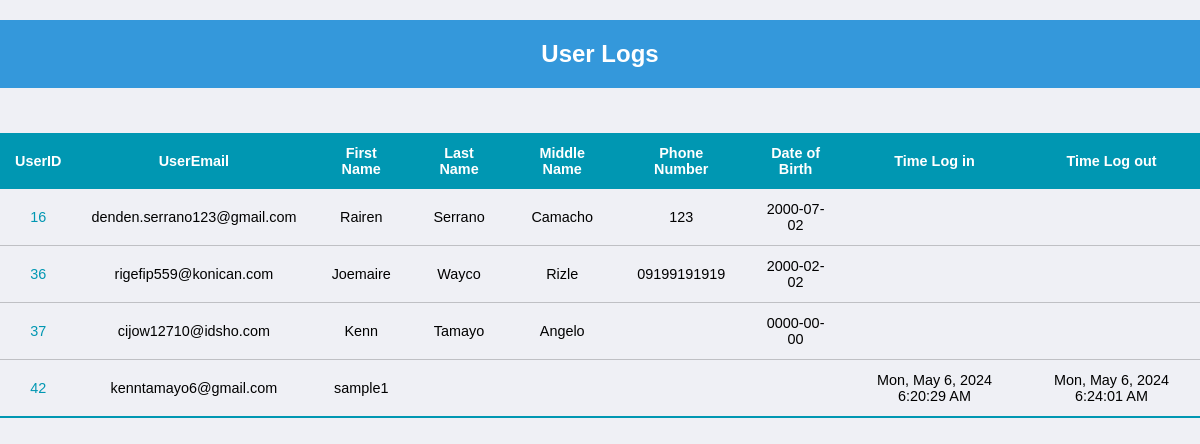
Page /user_logs.php on the committed database.
### tables this page shows
CREATE TABLE `account_details` (
  `account_id` int(11) NOT NULL,
  `UserID` int(11) DEFAULT NULL,
  `first_name` varchar(50) DEFAULT NULL,
  `last_name` varchar(50) DEFAULT NULL,
  `middle_name` varchar(50) DEFAULT NULL,
  `email` varchar(50) DEFAULT NULL,
  `phone_number` varchar(11) DEFAULT NULL,
  `date_of_birth` date DEFAULT NULL
);

CREATE TABLE `users` (
  `UserID` int(11) NOT NULL,
  `name` varchar(50) NOT NULL,
  `email` varchar(50) NOT NULL,
  `password` varchar(50) NOT NULL,
  `password_creation_date` date DEFAULT NULL,
  `code` text NOT NULL,
  `profile_picture` varchar(50) NOT NULL,
  `time_log_in` timestamp NULL DEFAULT NULL,
  `time_log_out` timestamp NULL DEFAULT NULL
);

### user_logs.php (the view, shortened to what this page needs)
<!DOCTYPE html>
<html lang="en">
<head>
    <link rel="stylesheet" href="css/style.css">
</head>
<body>
  <h2 class="newbook_header">User Logs</h2>
  <?php
include("dbconnect.php");
if (isset($_GET['userID'])) {
    $selectedUserID = $_GET['userID'];
    $sql = "SELECT u.UserID, u.email AS userEmail, ad.first_name, ad.last_name, ad.middle_name, ad.phone_number, ad.date_of_birth, u.time_log_in, u.time_log_out
            FROM users u
            JOIN account_details ad ON u.UserID = ad.UserID
            WHERE u.UserID = $selectedUserID";
    $result = mysqli_query($dbconnect, $sql);
    if ($result) {
        ?>
        <form method='post'>
            <div class="dashboard_container">
                <table class="dashboard_table">
                    <thead>
                        <tr>
                            <th>UserID</th>
                            <th>UserEmail</th>
                            <th>First Name</th>
                            <th>Last Name</th>
                            <th>Middle Name</th>
                            <th>Phone Number</th>
                            <th>Date of Birth</th>
                            <th>Time Log in </th>
                            <th>Time log out</th>
                        </tr>
                    </thead>
                    <tbody>
                        <?php
                        while ($row = mysqli_fetch_assoc($result)) {
                            ?>
                            <tr>
                                <td><a class="userid_link" href='borrowedbooks_management.php?userID=<?php echo $row['UserID']; ?>'><?php echo $row['UserID']; ?></a></td>
                                <td><?php echo $row['userEmail']; ?></td>
                                <td><?php echo $row['first_name']; ?></td>
                                <td><?php echo $row['last_name']; ?></td>
                                <td><?php echo $row['middle_name']; ?></td>
                                <td><?php echo $row['phone_number']; ?></td>
                                <td><?php echo $row['date_of_birth']; ?></td>
                                <td><?php echo $row['time_log_in']; ?></td>
                                <td><?php echo $row['time_log_out']; ?></td>
                            </tr>
                            <?php
                        }
                        ?>
                    </tbody>
                </table>
            </div>
        </form>
        <?php
    } else {
        echo "Error: " . mysqli_error($dbconnect);
    }
} else {
    $sqlAllUsers = "SELECT u.UserID, u.email AS userEmail, ad.first_name, ad.last_name, ad.middle_name, ad.phone_number, ad.date_of_birth, u.time_log_in, u.time_log_out
                    FROM users u
                    JOIN account_details ad ON u.UserID = ad.UserID";
    $resultAllUsers = mysqli_query($dbconnect, $sqlAllUsers);
    if ($resultAllUsers) {
        ?>
        <form method='post'>
            <div class="dashboard_container">
                <table class="dashboard_table">
                    <thead>
                        <tr>
                            <th>UserID</th>
                            <th>UserEmail</th>
                            <th>First Name</th>
                            <th>Last Name</th>
                            <th>Middle Name</th>
                            <th>Phone Number</th>
                            <th>Date of Birth</th>
                            <th>Time Log in </th>
                            <th>Time Log out</th>
                        </tr>
                    </thead>
                    <tbody>
                        <?php
                        while ($rowAllUsers = mysqli_fetch_assoc($resultAllUsers)) {
                            ?>
                            <tr>
                                <td><a class="userid_link" href='borrowedbooks_management.php?userID=<?php echo $rowAllUsers['UserID']; ?>'><?php echo $rowAllUsers['UserID']; ?></a></td>
                                <td><?php echo $rowAllUsers['userEmail']; ?></td>
                                <td><?php echo $rowAllUsers['first_name']; ?></td>
                                <td><?php echo $rowAllUsers['last_name']; ?></td>
                                <td><?php echo $rowAllUsers['middle_name']; ?></td>
                                <td><?php echo $rowAllUsers['phone_number']; ?></td>
                                <td><?php echo $rowAllUsers['date_of_birth']; ?></td>
                                <td><?php echo !empty($rowAllUsers['time_log_in']) ? date('D, M j, Y g:i:s A', strtotime($rowAllUsers['time_log_in'])) : ''; ?></td>
                                <td><?php echo !empty($rowAllUsers['time_log_out']) ? date('D, M j, Y g:i:s A', strtotime($rowAllUsers['time_log_out'])) : ''; ?></td>
                            <?php
                        }
                        ?>
                    </tbody>
                </table>
            </div>
        </form>
        <?php
    } else {
        echo "Error: " . mysqli_error($dbconnect);
    }
}
?>
</body>
</html>

### css/style.css (style rules this page uses)
* { font-family: 'Poppins', sans-serif; }
body,html, :root { min-height: 100%; background-color: #EFF0F5; padding: 0; margin: 0; font-family: Poppins, sans-serif; font-size: 1em; }
.dashboard_container, .usermanagement_container { display: flex; justify-content: center; align-items: center; }
.dashboard_table { border-collapse: collapse; margin: 25px 0; font-size: .9em; min-width: 400px; }
.dashboard_table thead tr { background-color: #0097B2; color: #FFF; text-align: center; font-weight: bold; }
.dashboard_table th, .dashboard_table td { padding: 12px 15px; text-align: center; }
.dashboard_table tbody tr { border-bottom: 1px solid rgba(0, 0, 0, 0.2); }
.dashboard_table tbody tr:last-of-type { border-bottom: 2px solid #0097B2; }
.userid_link { text-decoration: none; color: #0097B2; }
.newbook_header { background-color: #3498db; color: #fff; text-align: center; padding: 20px; }

### rows in the picture
account_details: UserID.UserID "16", UserID.email "denden.serrano123@gmail.com", first_name "Rairen", last_name "Serrano", middle_name "Camacho", phone_number "123", date_of_birth "2000-07-02"
account_details: UserID.UserID "36", UserID.email "rigefip559@konican.com", first_name "Joemaire", last_name "Wayco", middle_name "Rizle", phone_number "09199191919", date_of_birth "2000-02-02"
account_details: UserID.UserID "37", UserID.email "cijow12710@idsho.com", first_name "Kenn", last_name "Tamayo", middle_name "Angelo", date_of_birth "0000-00-00"
account_details: UserID.UserID "42", UserID.email "kenntamayo6@gmail.com", first_name "sample1", UserID.time_log_in "Mon, May 6, 2024 6:20:29 AM", UserID.time_log_out "Mon, May 6, 2024 6:24:01 AM"
